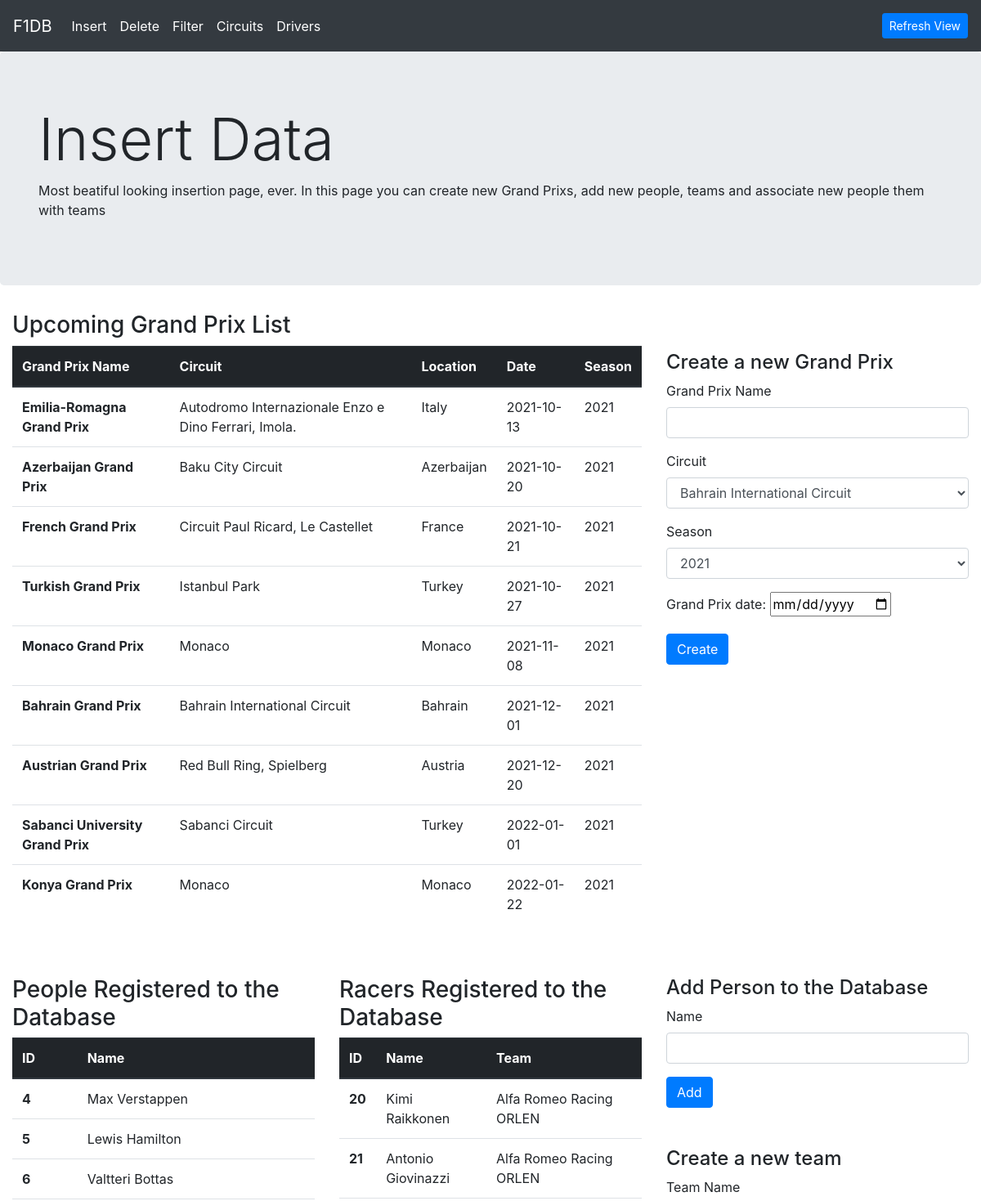
Screenshot of /f1db/createPerson.php (upper part) with the database file from the repository.
### tables this page shows
CREATE TABLE `grandprix` (
  `gpid` int(11) NOT NULL,
  `sid` int(11) NOT NULL,
  `gpName` varchar(50) DEFAULT NULL,
  `date` date NOT NULL,
  `circuitId` int(11) NOT NULL
);

CREATE TABLE `circuits` (
  `cid` int(10) NOT NULL,
  `circuitName` varchar(80) NOT NULL,
  `country` varchar(20) NOT NULL,
  `circuitLength` double NOT NULL DEFAULT '0',
  `laps` int(11) NOT NULL DEFAULT '0',
  `circuitImg` text
);

CREATE TABLE `people` (
  `pid` int(11) NOT NULL,
  `name` varchar(20) NOT NULL
);

CREATE TABLE `drivers` (
  `did` int(11) NOT NULL,
  `startedRacing` int(11) DEFAULT '0',
  `raceWins` int(11) DEFAULT '0',
  `photo` text
);

CREATE TABLE `teams` (
  `tid` int(10) NOT NULL,
  `teamName` varchar(40) NOT NULL
);

### f1db/createPerson.php (the view, shortened to what this page needs)
<!DOCTYPE html>
<html lang="en">
<head>
    <link rel="stylesheet" href="https://maxcdn.bootstrapcdn.com/bootstrap/4.0.0/css/bootstrap.min.css">
</head>
<body>
<nav class="navbar navbar-expand-lg navbar-dark bg-dark">
        <a class="navbar-brand" href="index.php">F1DB</a>
        <div class="collapse navbar-collapse" id="navbarNavDropdown">
          <ul class="navbar-nav">
            <li class="nav-item active">
              <a class="nav-link" href="createPerson.php">Insert</a>
            </li>
            <li class="nav-item active">
              <a class="nav-link" href="deleteOps.php">Delete</a>
            </li>
            <li class="nav-item active">
              <a class="nav-link" href="filterOps.php">Filter</a>
            </li>
            <li class="nav-item active">
              <a class="nav-link" href="circuitSearch.php">Circuits</a>
            </li>
            <li class="nav-item active">
              <a class="nav-link" href="driverSearch.php">Drivers</a>
            </li>
          </ul>
        </div>
        <span class="navbar-text">
          <div class=""><button class="btn btn-primary btn-sm" onClick="window.location.reload();">Refresh View</button></div>
          </span>
      </nav>
<div class="jumbotron">
        <div class="container">
          <h1 class="display-3">Insert Data</h1>
          <p>Most beatiful looking insertion page, ever. In this page you can create new Grand Prixs, add new people, teams and associate new people them with teams</p>
        </div>
      </div>
<div class="row mx-auto">
<div class="col-8">
<h3>Upcoming Grand Prix List</h3>
            <table class="table">
            <thead class="thead-dark">
              <tr>
                <th scope="col">Grand Prix Name</th>
                <th scope="col">Circuit</th>
                <th scope="col">Location</th>
                <th scope="col">Date</th>
                <th scope="col">Season</th>
              </tr>
            </thead>
            <tbody>
              <?php
              include "config.php";
              $sql_statement = "SELECT gpName,gpName,date,circuitId,circuitName,country,sid FROM grandprix,circuits,seasons WHERE grandprix.circuitID = circuits.cid AND seasons.season = grandprix.sid ORDER BY grandprix.date ASC";
              $result = mysqli_query($db, $sql_statement);
                while($row = mysqli_fetch_assoc($result)) {
                  $gpName = $row['gpName'];
                $gpDate = $row['date'];
                $cName = $row['circuitName'];
                $cCountry = $row['country'];
                $season = $row['sid'];
                  echo "<tr>
                  <th scope=\"row\">".$gpName."</th>
                  <td>".$cName."</td>
                  <td>".$cCountry."</td>
                  <td>".$gpDate."</td>
                  <td>".$season."</td>
                </tr>";
              }
              ?>
            </tbody>
          </table>
</div>
  <div class="col-4">
    <br><br>
  <h4>Create a new Grand Prix</h4>
                <form action="createPerson.php" method="POST">
                <div class="form-group">
                      <label for="name">Grand Prix Name</label>
                      <input type="text" class="form-control" id="gpname" name="gpname" placeholder="">
                    </div>
                    <div class="form-group">
                      <label for="wid">Circuit</label>
                      <select class="form-control" id="cid" name="cid">
                      <?php
                        include "config.php";
                        $sql_statement = "SELECT circuitName,cid FROM circuits";
                        $result = mysqli_query($db, $sql_statement);
                        while($row = mysqli_fetch_assoc($result)) {
                          $cid = $row['cid'];
                            $cname = $row['circuitName'];
                            echo "<option value=\"".$cid."\">".$cname."</option>";
                        }
                        ?>
                      </select>
                    </div>
                    <div class="form-group">
                      <label for="wid">Season</label>
                      <select class="form-control" id="sid" name="sid">
                      <?php
                        include "config.php";
                        $sql_statement = "SELECT season FROM seasons";
                        $result = mysqli_query($db, $sql_statement);
                        while($row = mysqli_fetch_assoc($result)) {
                          $season = $row['season'];
                            echo "<option value=\"".$season."\">".$season."</option>";
                        }
                        ?>
                      </select>
                    </div>
                    <div class="form-group">
                    <label for="start">Grand Prix date:</label>
                    <input type="date" id="gpdate" name="gpdate">
                    </div>
                    <button type="submit" class="btn btn-primary">Create</button>
                  </form>
  </div>
</div>
<br>
<br>
<div class="row mx-auto">
  <div class="col-8">
  <div class="row">
    <div class="col">
    <h3>People Registered to the Database</h3>
                  <table class="table">
                  <thead class="thead-dark">
                    <tr>
                      <th scope="col">ID</th>
                      <th scope="col">Name</th>
                    </tr>
                  </thead>
                  <tbody>
                    <?php
                    include "config.php";
                    $sql_statement = "SELECT * FROM `people`";
                    $result = mysqli_query($db, $sql_statement);
                    while($row = mysqli_fetch_assoc($result)) {
                        $personID = $row['pid'];
                        $name = $row['name'];
                        echo "<tr>
                        <th scope=\"row\">".$personID."</th>
                        <td>".$name."</td>
                      </tr>";
                    }
                    ?>
                  </tbody>
                </table>
    </div>
    <div class="col">
    <h3>Racers Registered to the Database</h3>
            <table class="table">
            <thead class="thead-dark">
              <tr>
                <th scope="col">ID</th>
                <th scope="col">Name</th>
                <th scope="col">Team</th>
              </tr>
            </thead>
            <tbody>
              <?php
              include "config.php";
              $sql_statement = "SELECT seasons.season,drivers.did,people.name,teams.teamName FROM drivers,seasons,teams,works_for,people WHERE works_for.season = 2021 AND teams.tid = works_for.tid AND drivers.did = works_for.wid AND drivers.did = people.pid";
              $result = mysqli_query($db, $sql_statement);
              while($row = mysqli_fetch_assoc($result)) {
                  $driverID = $row['did'];
                  $driverName = $row['name'];
                  $teamName = $row['teamName'];
                  echo "<tr>
                  <th scope=\"row\">".$driverID."</th>
                  <td>".$driverName."</td>
                  <td>".$teamName."</td>
                </tr>";
              }
              ?>
            </tbody>
          </table>
    </div>
  </div>
  </div>
  <div class="col-4">
                <h4>Add Person to the Database</h4>
                <form action="createPerson.php" method="POST">
                    <div class="form-group">
                      <label for="name">Name</label>
                      <input type="text" class="form-control" id="name" name="name" placeholder="">
                    </div>
                    <button type="submit" class="btn btn-primary">Add</button>
                  </form>
                  <br><br>
                  <h4>Create a new team</h4>
                <form action="createPerson.php" method="POST">
                    <div class="form-group">
                      <label for="name">Team Name</label>
                    </div>
                  </form>
<br><br>
  </div>
</div>
</body>
</html>

### rows the page displays
grandprix: gpName "Emilia-Romagna Grand Prix", circuitId.circuitName "Autodromo Internazionale Enzo e Dino Ferrari, Imola.", circuitId.country "Italy", date "2021-10-13", sid "2021"
grandprix: gpName "Azerbaijan Grand Prix", circuitId.circuitName "Baku City Circuit", circuitId.country "Azerbaijan", date "2021-10-20", sid "2021"
grandprix: gpName "French Grand Prix", circuitId.circuitName "Circuit Paul Ricard, Le Castellet", circuitId.country "France", date "2021-10-21", sid "2021"
grandprix: gpName "Turkish Grand Prix", circuitId.circuitName "Istanbul Park", circuitId.country "Turkey", date "2021-10-27", sid "2021"
grandprix: gpName "Monaco Grand Prix", circuitId.circuitName "Monaco", circuitId.country "Monaco", date "2021-11-08", sid "2021"
grandprix: gpName "Bahrain Grand Prix", circuitId.circuitName "Bahrain International Circuit", circuitId.country "Bahrain", date "2021-12-01", sid "2021"
grandprix: gpName "Austrian Grand Prix", circuitId.circuitName "Red Bull Ring, Spielberg", circuitId.country "Austria", date "2021-12-20", sid "2021"
grandprix: gpName "Sabanci University Grand Prix", circuitId.circuitName "Sabanci Circuit", circuitId.country "Turkey", date "2022-01-01", sid "2021"
grandprix: gpName "Konya Grand Prix", circuitId.circuitName "Monaco", circuitId.country "Monaco", date "2022-01-22", sid "2021"
people: pid "4", name "Max Verstappen"
people: pid "5", name "Lewis Hamilton"
people: pid "6", name "Valtteri Bottas"
drivers: did "20", did.name "Kimi Raikkonen", teams.teamName "Alfa Romeo Racing ORLEN"
drivers: did "21", did.name "Antonio Giovinazzi", teams.teamName "Alfa Romeo Racing ORLEN"

### other values shown
form field cid "Bahrain International Circuit"
form field sid "2021"
